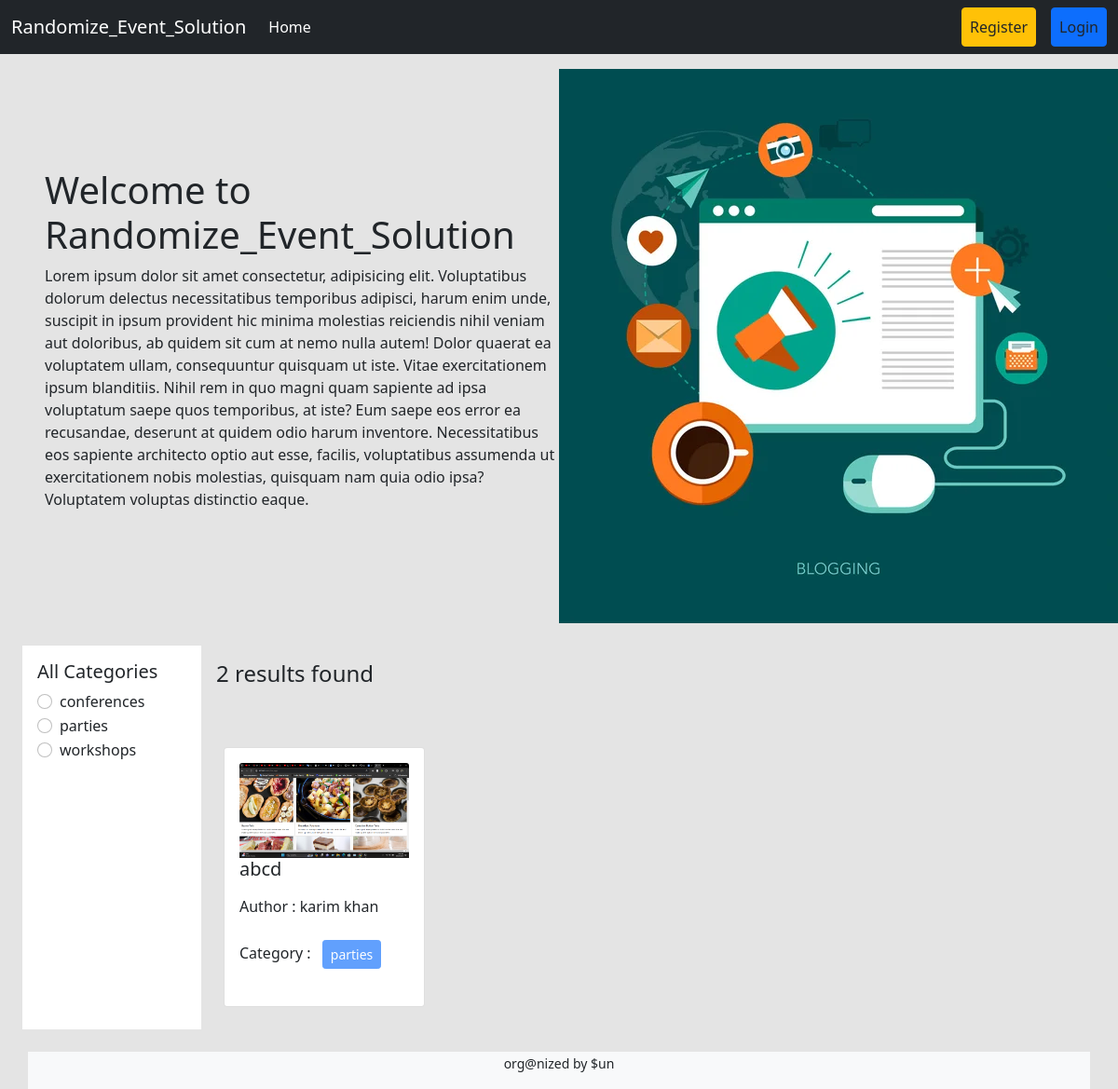
The app's page /, older data.
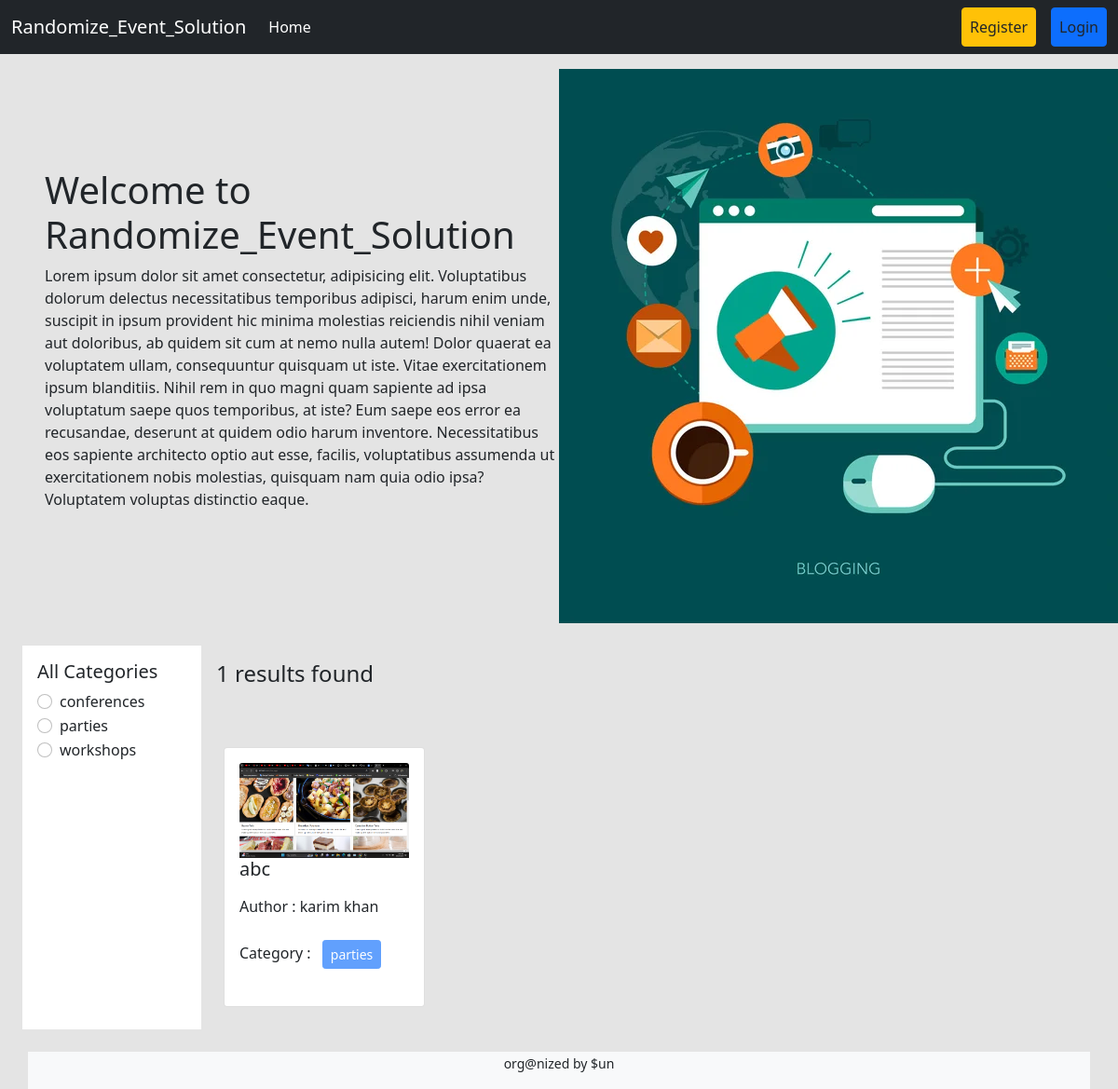
The same page, newer data.
### categories/models.py (models this page shows, shortened)
class Category(models.Model):
    name = models.CharField(max_length=100)
    slug = models.SlugField(max_length=100,unique=True, null=True, blank=True)

### posts/models.py (models this page shows, shortened)
class Post(models.Model):
    title = models.CharField(max_length=50)
    description = models.TextField()
    category = models.ManyToManyField(Category) # ekta post multiple categorir moddhe thakte pare abar ekta categorir moddhe multiple post thakte pare
    author = models.ForeignKey(User, on_delete=models.CASCADE)
    image = models.ImageField(upload_to='posts/media/uploads/', blank = True, null = True)
    attendance_quantity = models.IntegerField(blank = True, null = True)
    time = models.CharField(max_length = 20, blank = True, null = True)
    location = models.CharField(max_length=255, blank = True, null = True)
    share_with = models.CharField(max_length=255, blank = True, choices = CHOICES, null = True)

### randomize_event_solution/views.py (the view)
# urls.py: 2. Add a URL to urlpatterns:  path('', views.home, name='home')
def home(request, category_slug = None):
    data = Post.objects.all()
    if category_slug is not None:
        category = Category.objects.get(slug = category_slug)
        data = Post.objects.filter(category  = category)
    categories = Category.objects.all()
    return render(request, 'home.html', {'data' : data, 'category' : categories})

### templates/home.html (shortened to what this page needs)
{% extends 'base.html' %}
{% load static %}
{% block content %}
<div class="d-flex flex-wrap px-5 pt-3 align-items-center">
  <div class="col-6">
    <h1>Welcome to Randomize_Event_Solution</h1>
    <p>Lorem ipsum dolor sit amet consectetur, adipisicing elit. Voluptatibus dolorum delectus necessitatibus temporibus adipisci, harum enim unde, suscipit in ipsum provident hic minima molestias reiciendis nihil veniam aut doloribus, ab quidem sit cum at nemo nulla autem! Dolor quaerat ea voluptatem ullam, consequuntur quisquam ut iste. Vitae exercitationem ipsum blanditiis. Nihil rem in quo magni quam sapiente ad ipsa voluptatum saepe quos temporibus, at iste? Eum saepe eos error ea recusandae, deserunt at quidem odio harum inventore. Necessitatibus eos sapiente architecto optio aut esse, facilis, voluptatibus assumenda ut exercitationem nobis molestias, quisquam nam quia odio ipsa? Voluptatem voluptas distinctio eaque.</p>
  </div>
  <div class="col-6">
<img src="{% static 'header.jpg' %}" />
  </div>
</div>
<div class="d-flex flex-wrap p-4">
  <div class="col-2 bg-white p-3" >
    <h5>All Categories</h5>
    {% for cat in category %}
    <div class="form-check">
      <input
        class="form-check-input"
        type="radio"
        name="category"
        id="{{cat.id}}"
      />
      <label class="form-check-label" for="{{cat.id}}">
        <a href="{% url 'category_wise_post' cat.slug %}" class="text-decoration-none text-dark" >{{cat.name}}</a>
      </label>
    </div>
    {% endfor %}
  </div>
  <div class="col-10 p-3">
    <h4>{{data | length}} results found</h4>
    <div class="d-flex flex-wrap pt-5">
      {% for post in data %}
      {% if post.share_with == "public" %}
      <div class="col-sm-3">
        <div class="card m-2">
          <div class="card-body">
            <img src="{{post.image.url}}" class="card-img-top" alt="...">
            <h5 class="card-title"><a href="{% url 'detail_post' post.id %}" class="text-decoration-none text-dark">{{post.title}}</a></h5>
            <p>Author : {{post.author.first_name}} {{post.author.last_name}}</p>
            <p>
              Category : {% for cat in post.category.all %}
              <button class="btn btn-primary btn-sm m-2" disabled>
                {{cat.name}}
              </button>
              {% endfor %}
            </p>
          </div>
        </div>
      </div>
      {% endif %}
      {% endfor %}
    </div>
  </div>
</div>
{% endblock %}

### templates/base.html (shortened to what this page needs)
<!DOCTYPE html>
<html lang="en">
  <head>
    <link
      href="https://cdn.jsdelivr.net/npm/bootstrap@5.0.2/dist/css/bootstrap.min.css"
      rel="stylesheet"
    />
  </head>
  <body style="background-color : #e4e4e4">
    <nav class="navbar navbar-expand-lg navbar-dark bg-dark">
      <div class="container-fluid">
        <a class="navbar-brand" href="{% url 'homepage' %}">Randomize_Event_Solution</a>
        <div class="collapse navbar-collapse" id="navbarSupportedContent">
          <ul class="navbar-nav me-auto mb-2 mb-lg-0">
            <li class="nav-item">
              <a
                class="nav-link active"
                aria-current="page"
                href="{% url 'homepage' %}"
                >Home</a
              >
            </li>
          </ul>
          <div class="d-flex">
            <ul class="navbar-nav me-auto mb-2 mb-lg-0">
              {% if request.user.is_authenticated %}
              <li class="nav-item mx-3">
                <a
                  class="nav-link btn btn-warning text-dark"
                  href="{% url 'profile' %}"
                  >Profile</a
                >
              </li>
              <li class="nav-item mx-3">
                <a
                  class="nav-link btn btn-danger text-dark"
                  href="{% url 'user_logout' %}"
                  >Logout</a
                >
              </li>
              {% else %}
              <li class="nav-item mx-3">
                <a
                  class="nav-link btn btn-warning text-dark"
                  href="{% url 'register' %}"
                  >Register</a
                >
              </li>
              <li class="nav-item">
                <a
                  class="nav-link btn btn-primary text-dark"
                  href="{% url 'user_login' %}"
                  >Login</a
                >
              </li>
              {% endif %}
            </ul>
          </div>
        </div>
      </div>
    </nav>
    {% block content %} {% endblock %}
  </body>
  <footer>
    <div class="container text-center">
  <div class="row">
    <div class="col bg-light">
      <p ><small>org@nized by $un </small></p>
    </div>
  </div>
  </div>
  </footer>
</html>

Row changes from the older to the newer data that the page shows:
removed Post: image (picture), title "abcd", author.first_name "karim", author.last_name "khan", Category (name "parties")
added Post: image (picture), title "abc", author.first_name "karim", author.last_name "khan", Category (name "parties")
Text that changed along with them:
{{ data | length }}: "2" → "1"
